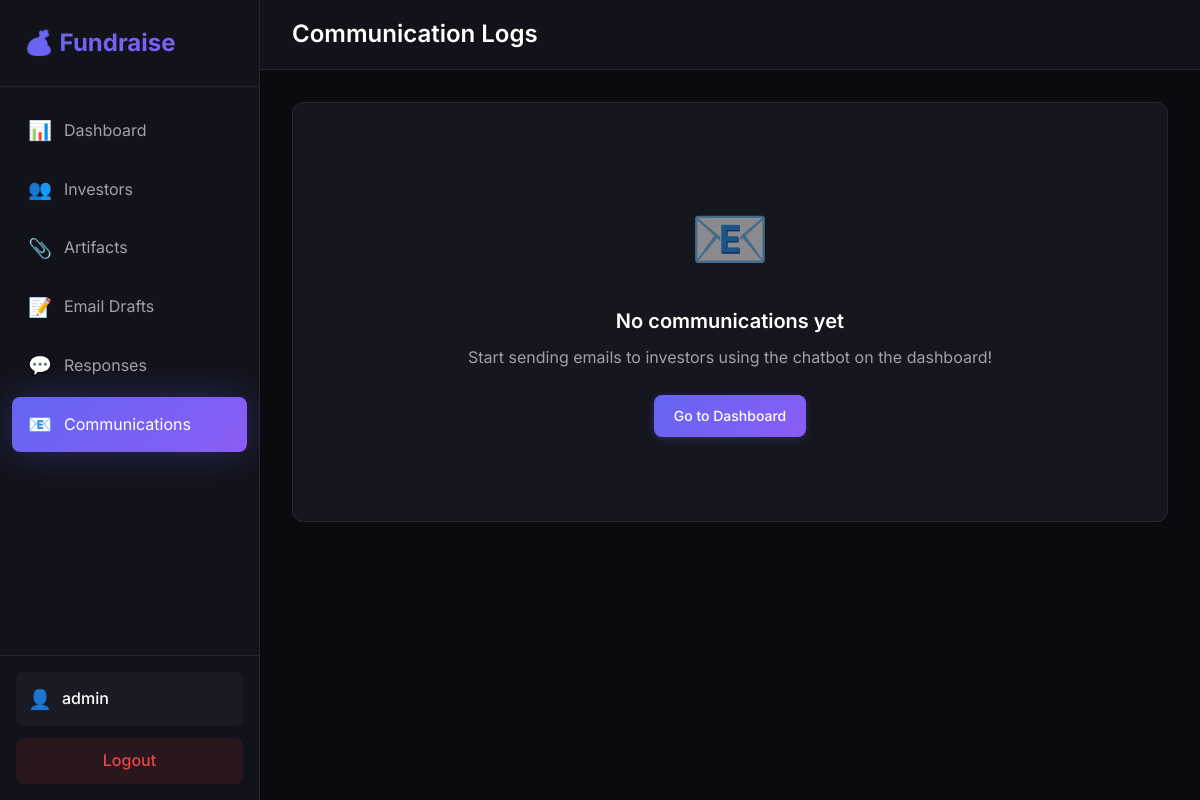
Page /communications/ (signed in) on the earlier database version.
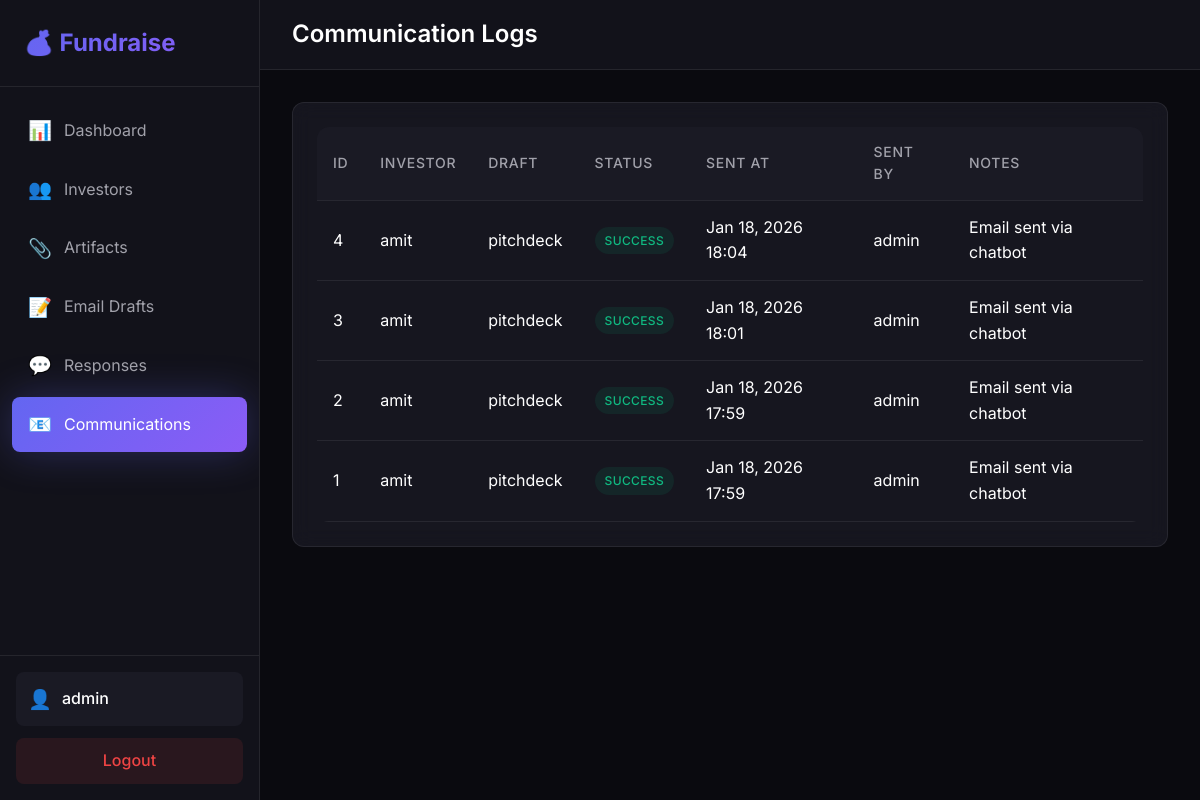
Same page on the later database version.
### core/models.py (models this page shows, shortened)
class CommunicationLog(models.Model):
    STATUS_CHOICES = [
        ('success', 'Success'),
        ('failed', 'Failed'),
    ]
    investor = models.ForeignKey(
        Investor,
        on_delete=models.CASCADE,
        related_name='communications'
    )
    draft = models.ForeignKey(
        EmailDraft,
        on_delete=models.SET_NULL,
        null=True,
        related_name='communications'
    )
    sent_at = models.DateTimeField(auto_now_add=True)
    status = models.CharField(max_length=10, choices=STATUS_CHOICES, default='success')
    sent_by = models.ForeignKey(
        User,
        on_delete=models.SET_NULL,
        null=True,
        related_name='sent_communications'
    )
    notes = models.TextField(blank=True, help_text="Additional notes about this communication")
    class Meta:
        ordering = ['-sent_at']

class Investor(models.Model):
    name = models.CharField(max_length=255, help_text="Investor name")
    email = models.EmailField(unique=True, help_text="Investor email address")
    labels = models.CharField(
        max_length=500,
        blank=True,
        help_text="Comma-separated labels for search (e.g., 'VC, Tech, Series-A')"
    )
    address = models.TextField(blank=True, help_text="Investor address")
    details = models.TextField(blank=True, help_text="Additional details about the investor")
    amount = models.DecimalField(
        max_digits=15,
        decimal_places=2,
        default=0,
        help_text="Amount in Rs."
    )
    created_date = models.DateTimeField(auto_now_add=True)
    last_updated_on = models.DateTimeField(auto_now=True)
    updated_by = models.CharField(max_length=150, blank=True, help_text="Username who last updated")
    class Meta:
        ordering = ['-created_date']

class EmailDraft(models.Model):
    name = models.CharField(
        max_length=100,
        unique=True,
        help_text="Unique draft name (e.g., 'pitchdeck', 'intro_email')"
    )
    subject = models.CharField(max_length=255, help_text="Email subject line")
    body = models.TextField(help_text="Email body content (supports HTML)")
    artifacts = models.ManyToManyField(
        Artifact,
        blank=True,
        related_name='email_drafts',
        help_text="Select artifacts to attach to this email"
    )
    created_date = models.DateTimeField(auto_now_add=True)
    last_updated_on = models.DateTimeField(auto_now=True)
    created_by = models.ForeignKey(
        User,
        on_delete=models.SET_NULL,
        null=True,
        related_name='email_drafts'
    )
    class Meta:
        ordering = ['-created_date']

### core/views.py (the view)
# urls.py: path('communications/', views.communication_list, name='communication_list'),
@login_required
def communication_list(request):
    communications = CommunicationLog.objects.select_related(
        'investor', 'draft', 'sent_by'
    ).all()
    context = {
        'communications': communications,
    }
    return render(request, 'core/communication_list.html', context)

### templates/core/communication_list.html (shortened to what this page needs)
{% extends 'base.html' %}
{% block page_title %}Communication Logs{% endblock %}
{% block content %}
<div class="card">
    {% if communications %}
    <div class="table-container">
        <table>
            <thead>
                <tr>
                    <th>ID</th>
                    <th>Investor</th>
                    <th>Draft</th>
                    <th>Status</th>
                    <th>Sent At</th>
                    <th>Sent By</th>
                    <th>Notes</th>
                </tr>
            </thead>
            <tbody>
                {% for comm in communications %}
                <tr>
                    <td>{{ comm.id }}</td>
                    <td>
                        <a href="{% url 'investor_detail' comm.investor.id %}">{{ comm.investor.name }}</a>
                    </td>
                    <td>{{ comm.draft.name|default:"Custom Email" }}</td>
                    <td><span class="badge badge-{{ comm.status }}">{{ comm.status }}</span></td>
                    <td>{{ comm.sent_at|date:"M d, Y H:i" }}</td>
                    <td>{{ comm.sent_by.username|default:"System" }}</td>
                    <td>{{ comm.notes|truncatewords:8 }}</td>
                </tr>
                {% endfor %}
            </tbody>
        </table>
    </div>
    {% else %}
    <div class="empty-state">
        <div class="empty-state-icon">📧</div>
        <div class="empty-state-title">No communications yet</div>
        <div class="empty-state-text">Start sending emails to investors using the chatbot on the dashboard!</div>
        <a href="{% url 'dashboard' %}" class="btn btn-primary">Go to Dashboard</a>
    </div>
    {% endif %}
</div>
{% endblock %}

Differences in the rows shown:
added CommunicationLog: id "4", investor.name "amit", draft.name "pitchdeck", status "SUCCESS", sent_at "Jan 18, 2026 18:04", sent_by.username "admin", notes "Email sent via chatbot"
added CommunicationLog: id "3", investor.name "amit", draft.name "pitchdeck", status "SUCCESS", sent_at "Jan 18, 2026 18:01", sent_by.username "admin", notes "Email sent via chatbot"
added CommunicationLog: id "2", investor.name "amit", draft.name "pitchdeck", status "SUCCESS", sent_at "Jan 18, 2026 17:59", sent_by.username "admin", notes "Email sent via chatbot"
added CommunicationLog: id "1", investor.name "amit", draft.name "pitchdeck", status "SUCCESS", sent_at "Jan 18, 2026 17:59", sent_by.username "admin", notes "Email sent via chatbot"
Other differences:
text no longer shown: "📧 No communications yet Start sending emails to investors using the chatbot on the dashboard! Go to Dashboard"
text now shown: "ID INVESTOR DRAFT STATUS SENT AT SENT BY NOTES"
